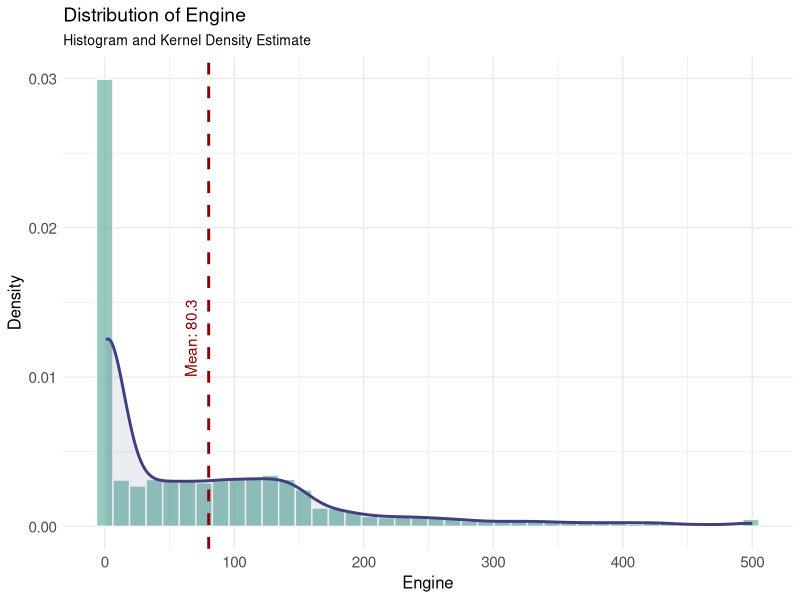
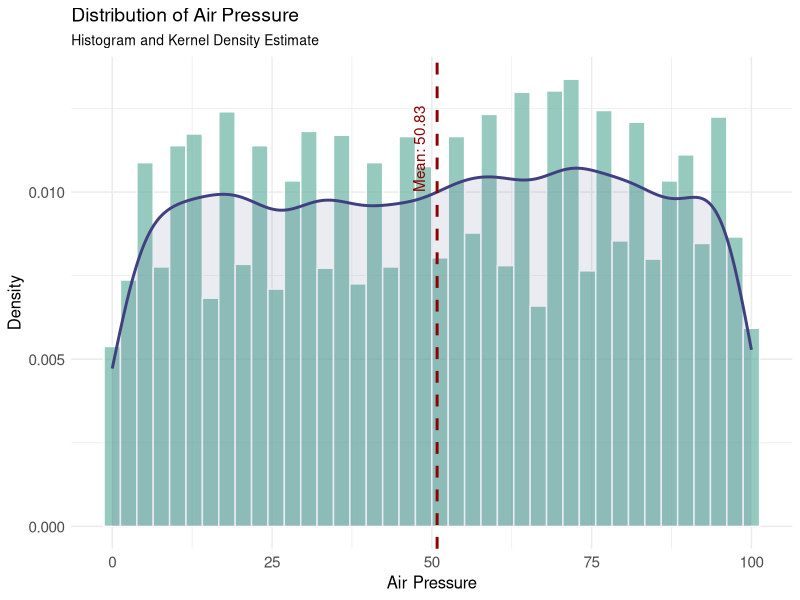
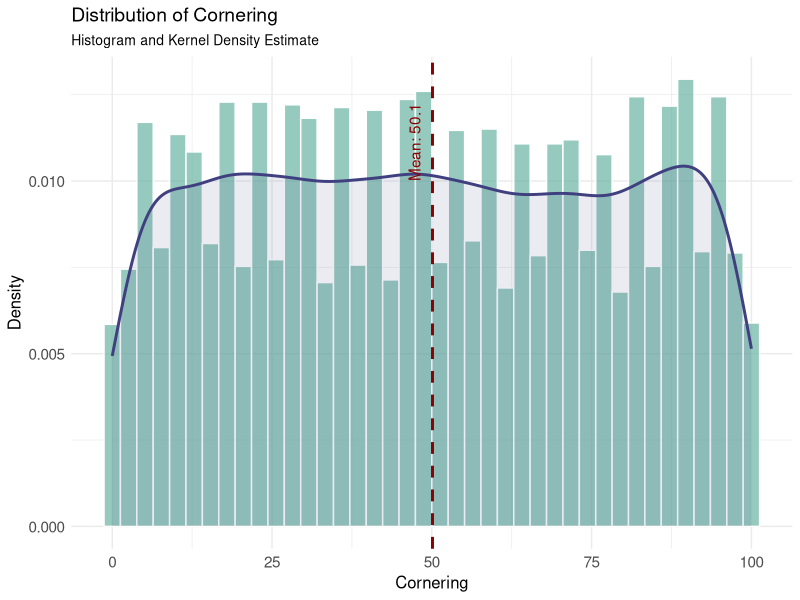
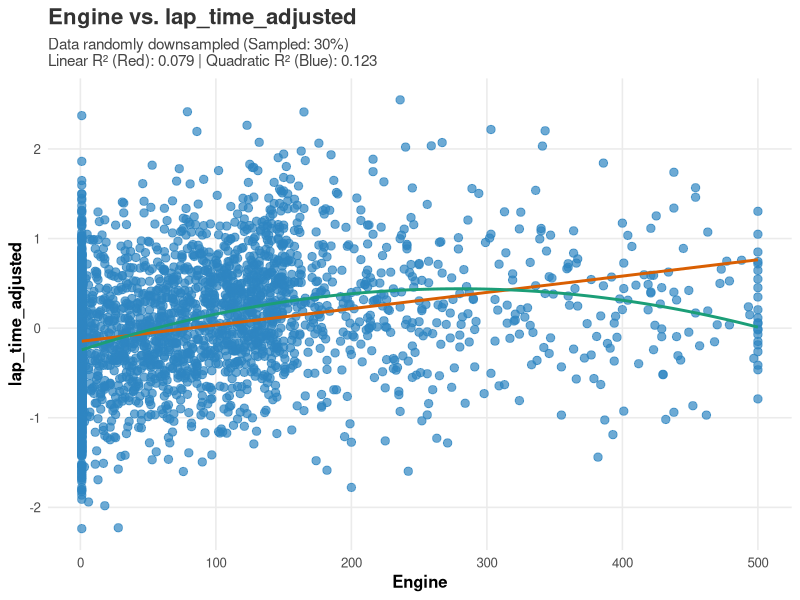
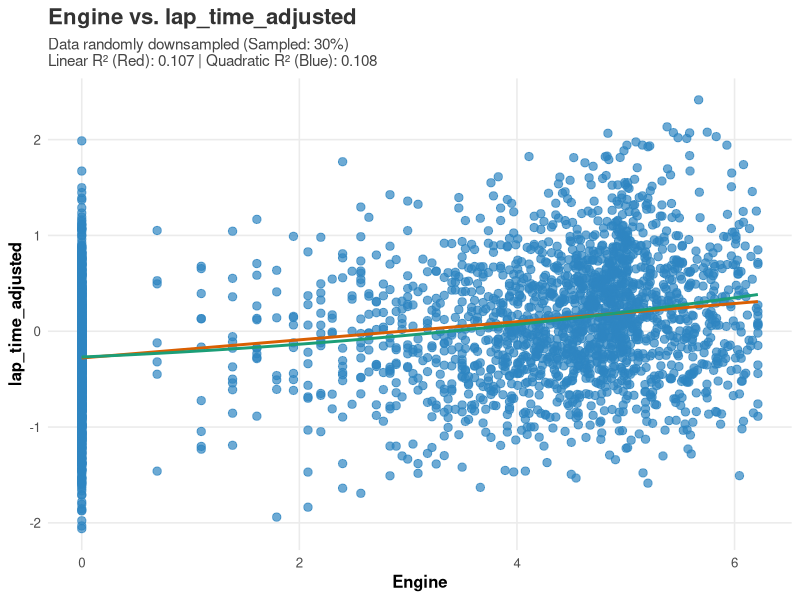
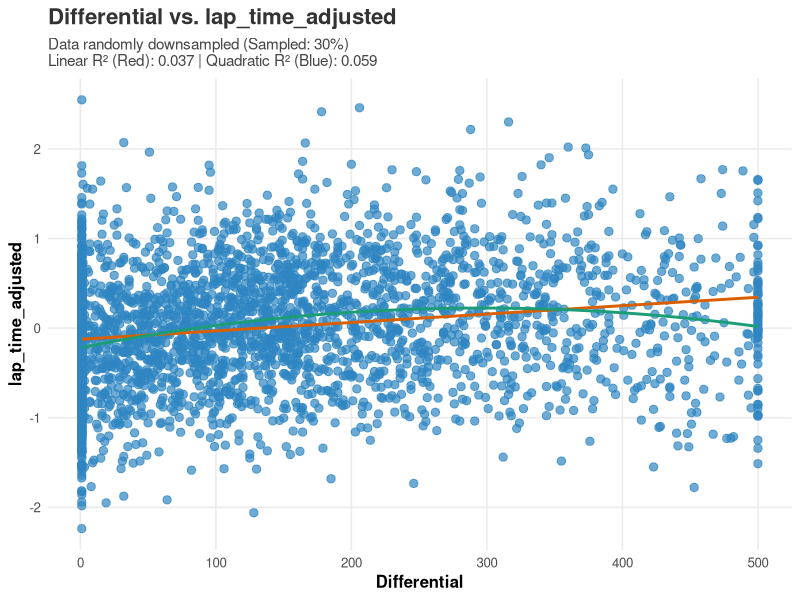
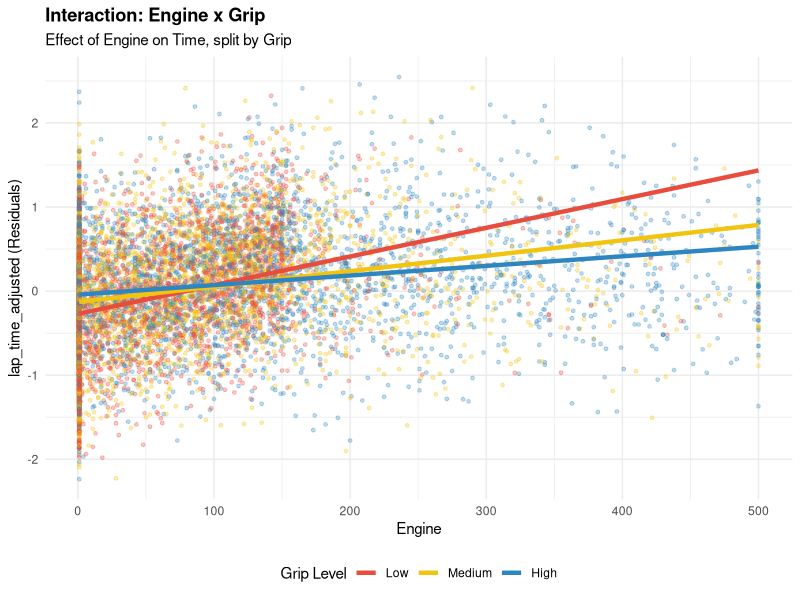
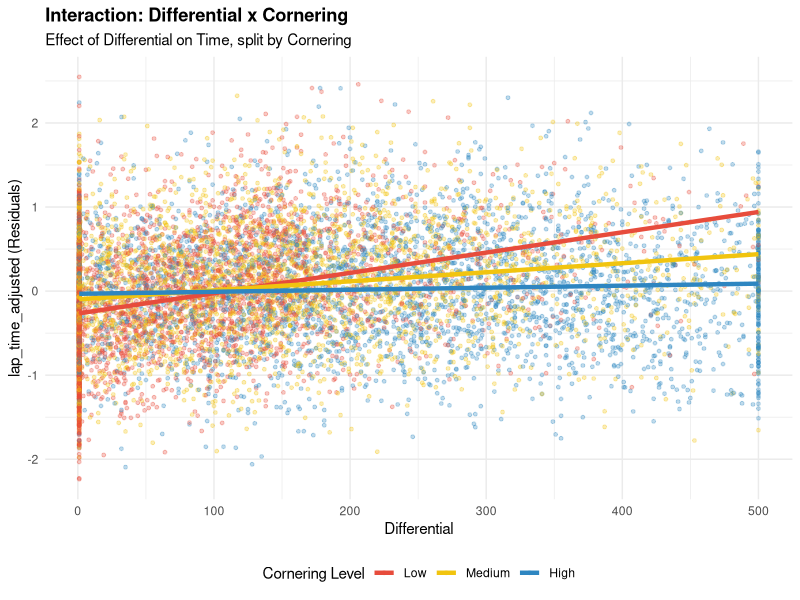

Recreate these plots in R, in order. (Note: this script raises an error after producing the figures.)
## ---- chunk 1
library(dplyr)
library(readr)
library(tidyr)
library(ggplot2)

#load the data
simulator_data <- read_csv("../data/simulator_data.csv")

target = c("Lap Time")
car_features <- c(
  "Rear Wing", 
  "Engine", 
  "Front Wing", 
  "Brake Balance", 
  "Differential", 
  "Suspension"
)
condition_features <- c(
  "Lap Distance", 
  "Cornering", 
  "Inclines", 
  "Camber",       
  "Grip",         
  "Wind (Avg. Speed)", 
  "Temperature", 
  "Humidity", 
  "Air Density", 
  "Air Pressure", 
  "Wind (Gusts)", 
  "Altitude", 
  "Roughness",    
  "Width"
)

#check for NA
simulator_data %>%
  summarise(across(everything(), ~ sum(is.na(.)))) %>%
  pivot_longer(everything(), names_to = "Spalte", values_to = "Anzahl_NAs") %>%
  filter(Anzahl_NAs > 0)

#View summary statistics
#summary(simulator_data)

#check for hidden categorical variables
possible_categoricals <- simulator_data %>%
  summarise(across(everything(), n_distinct)) %>%
  pivot_longer(everything(), names_to = "Variable", values_to = "Unique_Values") %>%
  filter(Unique_Values < 100) %>% # Zeige nur Spalten mit wenigen Ausprägungen
  arrange(Unique_Values)

#print(possible_categoricals)
## ---- chunk 2
# theme for plots
theme_fontsize <- theme(
  plot.title = element_text(size = 14),
  plot.subtitle = element_text(size = 10),
  axis.title = element_text(size = 12),
  axis.text = element_text(size = 11),
  legend.text = element_text(size = 11),
)


create_histogram <- function(data, column) {
  
  column_mean <- mean(data[[column]], na.rm = TRUE)
  
  ggplot(data, aes(x = .data[[column]])) + 
    
    geom_histogram(aes(y = after_stat(density)), 
                   bins = 40, 
                   fill = "#69b3a2",   
                   color = "white",    
                   alpha = 0.7) +      
    
    geom_density(color = "#404080", linewidth = 1, fill="#404080", alpha=0.1) +
    
    geom_vline(xintercept = column_mean, 
               color = "darkred", linetype = "dashed", linewidth = 1) +
    
    annotate("text", x = column_mean, y = 0.01, 
             label = paste("Mean:", round(column_mean, 2)), 
             color = "darkred", angle = 90, vjust = -1, hjust = 0) +
    
    labs(title = paste("Distribution of", column),
         subtitle = "Histogram and Kernel Density Estimate",
         x = column,
         y = "Density") +
    
    theme_minimal() + 
    theme_fontsize
}


plot_2d_scatter <- function(data, x_var, y_var, color_var = NULL, trendline = FALSE, sample_rate = 1.0) {
  
  # 1. Downsampling
  if (sample_rate < 1.0 && sample_rate > 0) {
    n_keep <- floor(nrow(data) * sample_rate)
    data <- data[sample(nrow(data), n_keep), ]
    sample_note <- paste0(" (Sampled: ", sample_rate * 100, "%)")
  } else {
    sample_note <- ""
  }
  
  # 2. Basis-Plot
  p <- ggplot(data, aes(x = .data[[x_var]], y = .data[[y_var]]))
  
  # 3. Punkte
  if (!is.null(color_var)) {
    p <- p + geom_point(aes(color = .data[[color_var]]), alpha = 0.8, size = 2.5) +
      labs(color = color_var)
    
    if (is.numeric(data[[color_var]])) {
      p <- p + scale_color_viridis_c(option = "magma", end = 0.9)
    } else {
      p <- p + scale_color_brewer(palette = "Dark2")
    }
  } else {
    p <- p + geom_point(color = "#2E86C1", alpha = 0.7, size = 2.5)
  }
  
  # 4. Trendlinien & R2 (HIER WAR DER FEHLER)
  r2_info <- ""
  
  if (trendline) {
    # WICHTIG: Backticks (`) einfügen, damit Leerzeichen kein Problem sind
    # paste0 statt paste, um Lücken zu vermeiden
    f_lin  <- as.formula(paste0("`", y_var, "` ~ `", x_var, "`"))
    f_quad <- as.formula(paste0("`", y_var, "` ~ poly(`", x_var, "`, 2)"))
    
    # Fits berechnen
    m_lin  <- lm(f_lin, data = data)
    m_quad <- lm(f_quad, data = data)
    
    # R2 extrahieren
    r2_lin  <- round(summary(m_lin)$r.squared, 3)
    r2_quad <- round(summary(m_quad)$r.squared, 3)
    
    r2_info <- paste0("\nLinear R² (Red): ", r2_lin, " | Quadratic R² (Blue): ", r2_quad)
    
    # Linien zum Plot hinzufügen
    p <- p + 
      geom_smooth(method = "lm", formula = y ~ x, 
                  color = "#D95F02", size = 1, se = FALSE) +
      geom_smooth(method = "lm", formula = y ~ poly(x, 2), 
                  color = "#1B9E77", size = 1, se = FALSE)
  }
  
  # 5. Styling
  if (!is.null(color_var)) {
    sub_text <- paste0("Colored by: ", color_var, sample_note, r2_info)
  } else if (sample_note != "" || r2_info != "") {
    sub_text <- paste0("Data randomly downsampled", sample_note, r2_info)
  } else {
    sub_text <- NULL
  }
  
  p <- p + 
    labs(
      title = paste(x_var, "vs.", y_var),
      subtitle = sub_text,
      x = x_var,
      y = y_var
    ) +
    theme_minimal(base_size = 12) +
    theme(
      plot.title = element_text(face = "bold", size = 16, color = "#333333"),
      plot.subtitle = element_text(size = 11, color = "#444444"),
      axis.title = element_text(face = "bold"),
      legend.position = "right",
      panel.grid.minor = element_blank()
    )
  
  return(p)
}

plot_interaction <- function(data, x_var, interact_var, target = "lap_time_adjusted") {
  
  # 1. Daten vorbereiten
  # Wir schneiden die Interaktions-Variable in 3 Teile (Quantile)
  plot_data <- data %>%
    select(.data[[x_var]], .data[[interact_var]], .data[[target]]) %>%
    mutate(
      Group = cut_number(.data[[interact_var]], n = 3, 
                         labels = c("Low", "Medium", "High"))
    )
  
  # 2. Plotten
  ggplot(plot_data, aes(x = .data[[x_var]], y = .data[[target]], color = Group)) +
    
    # Punkte (leicht transparent, damit man die Masse sieht)
    geom_point(alpha = 0.3, size = 1) +
    
    # Trendlinien (Linear) - Das ist der Beweis!
    # se = FALSE macht den Plot sauberer
    geom_smooth(method = "lm", se = FALSE, size = 1.5) +
    
    # Styling
    scale_color_manual(values = c("Low" = "#E74C3C",    # Rot
                                  "Medium" = "#F1C40F", # Gelb
                                  "High" = "#2E86C1")) + # Blau
    
    labs(title = paste("Interaction:", x_var, "x", interact_var),
         subtitle = paste("Effect of", x_var, "on Time, split by", interact_var),
         x = x_var,
         y = paste(target, "(Residuals)"),
         color = paste(interact_var, "Level")) +
    
    theme_minimal() +
    theme(plot.title = element_text(face="bold"),
          legend.position = "bottom")
}
## ---- chunk 3
#Check Extrem Vale Share of Car Features
simulator_data %>%
  select(all_of(car_features)) %>%
  pivot_longer(everything(), names_to = "Feature", values_to = "Value") %>%
  group_by(Feature) %>%
  summarise(
    Min = min(Value, na.rm = TRUE),
    Max = max(Value, na.rm = TRUE),
    Min_Share = mean(Value == min(Value, na.rm = TRUE)),
    Max_Share = mean(Value == max(Value, na.rm = TRUE))
  ) %>%
  arrange(desc(Min_Share + Max_Share)) %>%
  mutate(
    Min_Pct = paste0(round(Min_Share * 100, 1), "%"),
    Max_Pct = paste0(round(Max_Share * 100, 1), "%")
  ) %>%
  select(Feature, Min, Max, Min_Pct, Max_Pct)
## ---- chunk 4
create_histogram(simulator_data, "Engine")
## ---- chunk 5
create_histogram(simulator_data, "Air Pressure")
create_histogram(simulator_data, "Cornering")
## ---- chunk 6
#test track features for unifomity
check_uniform <- function(x) {
  c(
    KS_p = ks.test(x, "punif", min(x), max(x))$p.value,
    X2_p = chisq.test(table(cut(x, breaks = 20)))$p.value
  )
}

sapply(simulator_data[condition_features], check_uniform)
## ---- chunk 7
#check for correlations between features
cor_matrix <- cor(select_if(simulator_data, is.numeric))

cor_matrix[upper.tri(cor_matrix, diag = TRUE)] <- NA

sorted_correlations <- as.data.frame(as.table(cor_matrix)) %>%
  na.omit() %>% 
  rename(Var1 = Var1, Var2 = Var2, Correlation = Freq) %>%
  arrange(desc(abs(Correlation))) 

print(head(sorted_correlations, 20))
## ---- chunk 8
cor(simulator_data[car_features], simulator_data[target])
## ---- chunk 9
cor(simulator_data[condition_features], simulator_data[target])
## ---- chunk 10
#distance adjust lap time
model_distance <- lm(`Lap Time` ~ `Lap Distance`, data = simulator_data)
simulator_data$lap_time_adjusted <- residuals(model_distance)
summary(model_distance)
## ---- chunk 11
cor(simulator_data[setdiff(condition_features, "Lap Distance")], simulator_data['lap_time_adjusted'])
## ---- chunk 12
cor(simulator_data[car_features], simulator_data['lap_time_adjusted'])
## ---- chunk 13
cor(simulator_data[setdiff(condition_features, "Lap Distance")], simulator_data['lap_time_adjusted'], method='spearman')
## ---- chunk 14
cor(simulator_data[car_features], simulator_data['lap_time_adjusted'], method='spearman')
## ---- chunk 15
plot_2d_scatter(simulator_data, "Engine", "lap_time_adjusted", sample_rate = 0.3, trendline=TRUE)
## ---- chunk 16
logged_Engine = simulator_data %>% mutate(
  Engine =log(Engine)
)
plot_2d_scatter(logged_Engine, "Engine", "lap_time_adjusted", sample_rate = 0.3, trendline=TRUE)
## ---- chunk 17
plot_2d_scatter(simulator_data, "Differential", "lap_time_adjusted", sample_rate = 0.3, trendline=TRUE)
## ---- chunk 18
plot_interaction(simulator_data, "Engine", "Grip")
## ---- chunk 19
plot_interaction(simulator_data, "Differential", "Cornering")
## ---- chunk 20
explode_matrix <- function(data, features, verbose = TRUE) { # NEUES ARGUMENT
  
  if(verbose) cat("--- START: Matrix Construction ---\n")
  
  # 1. Base Matrix
  X_base <- data %>%
    select(all_of(features)) %>%
    mutate(across(where(is.character), as.factor)) %>%
    as.matrix() %>% 
    Matrix(sparse = TRUE)
  
  # 2. Polynomials
  if(verbose) cat("[1/3] Polynomials...\n")
  # ... (Dein Polynom Code wie vorher) ...
  # Hier verkürzt dargestellt, nutze deinen vollen Code!
  cont_feats <- features # Vereinfacht
  X_cont <- X_base[, cont_feats, drop = FALSE]
  X_p2 <- X_cont^2; colnames(X_p2) <- paste0(colnames(X_cont), "_p2")
  X_p3 <- X_cont^3; colnames(X_p3) <- paste0(colnames(X_cont), "_p3")
  X_pool <- cbind(X_base, X_p2, X_p3)
  rm(X_base, X_cont, X_p2, X_p3); gc()
  
  # 3. Interactions
  if(verbose) cat("[2/3] Interactions...\n")
  
  interaction_parts <- list()
  n_cols <- ncol(X_pool)
  col_names <- colnames(X_pool)
  
  # Grade bestimmen (Hilfslogik)
  is_p2 <- grepl("_p2$", col_names); is_p3 <- grepl("_p3$", col_names)
  degrees <- ifelse(is_p3, 3, ifelse(is_p2, 2, 1))
  
  for(i in 1:(n_cols-1)) {
    vec_i <- X_pool[, i]
    target_idx <- (i + 1):n_cols
    
    # Filter Maske (Degree <= 3)
    mask_degree <- (degrees[i] + degrees[target_idx]) <= 3
    valid_targets <- target_idx[mask_degree]
    
    if(length(valid_targets) == 0) next
    
    X_target <- X_pool[, valid_targets, drop=FALSE]
    X_inter  <- X_target * vec_i
    colnames(X_inter) <- paste0(col_names[i], ":", colnames(X_target))
    interaction_parts[[i]] <- X_inter
  }
  
  # 4. Assembly
  if(verbose) cat("[3/3] Assembly...\n")
  
  if(length(interaction_parts) > 0) {
    X_final <- cbind(X_pool, do.call(cbind, interaction_parts))
  } else {
    X_final <- X_pool
  }
  
  if(verbose) cat("--- DONE ---\n")
  return(X_final)
}

all_features <- c(car_features, condition_features)
## ---- chunk 21
#prepate training data
y <- simulator_data$lap_time_adjusted
X <- explode_matrix(simulator_data, all_features)
## ---- chunk 22
# --- Setup ---
run_loop = FALSE
num_runs <- 50
n_rows <- nrow(X) # X is the output from explode_matrix
y <- simulator_data$lap_time_adjusted # Target is residualized lap time
set.seed(123)

# Pre-calculate random split indices for reproducibility
train_idx_list <- replicate(num_runs, sample(n_rows, floor(0.8 * n_rows)), simplify = FALSE)
stability_log <- list()

cat("Starting Stability Selection Loop...\n")



if (run_loop){
  # --- Stability Loop ---
  for(i in 1:num_runs){
    
    # Get current split data
    idx <- train_idx_list[[i]]
    X_train <- X[idx, ]; y_train <- y[idx]
    
    # Train Lasso (AICc optimized)
    cat("Training Model", i)
    model_gamlr <- gamlr(X_train, y_train, nlambda = 1000, lmr = 1e-4, verb = FALSE)
    
    # Select best model using BIC (stricter than AICc)
    bic_values <- model_gamlr$deviance + log(model_gamlr$nobs) * model_gamlr$df
    best_idx <- which.min(bic_values)
    
    # Extract non-zero coefficients (excluding intercept)
    coefs <- coef(model_gamlr, select = best_idx)
    active_feats <- rownames(coefs)[as.vector(coefs) != 0]
    stability_log[[i]] <- setdiff(active_feats, "intercept")
    
    cat(".")
  }
  cat("\nDone!\n")
  
  stability_results <- unlist(stability_log) %>%
    table() %>%
    as.data.frame() %>%
    rename(Feature = ".", Count = Freq) %>%
    mutate(Probability = Count / num_runs) %>%
    arrange(desc(Probability))
  
  
  write.csv(stability_results, 'Problem Set 3/stability_results.csv')
} else {
  cat("Load stability_resulty.csc")
  stability_results = read.csv('Problem Set 3/stability_results.csv')
  
}
## ---- chunk 23
stability_results = read.csv('stability_results.csv')
stable_drivers <- stability_results %>% filter(Probability >= 0.7)

print(head(stable_drivers, 10))
## ---- chunk 24
plot_lasso <- function(summary_frame, best_df_aic, best_df_bic) {
  plot_data <- summary_frame %>%
  select(df, aicc, bic, r2) %>%
  pivot_longer(cols = c("aicc", "bic", "r2"), 
               names_to = "Metric", 
               values_to = "Value") %>%
  mutate(Metric = factor(Metric, levels = c("aicc", "bic", "r2")))
  
  # Abhängigkeit sicherstellen
  if (!require("ggplot2")) install.packages("ggplot2")
  library(ggplot2)
  
  # Plot erstellen
  p <- ggplot(plot_data, aes(x = df, y = Value)) +
    # Hauptlinien
    geom_line(size = 0.8, color = "grey30") +
    geom_point(aes(color = Metric), size = 1.2) +
    
    # Vertikale Linien für die Gewinner (AICc rot, BIC blau)
    geom_vline(xintercept = best_df_aic, color = "red", linetype = "dashed") +
    geom_vline(xintercept = best_df_bic, color = "blue", linetype = "dashed") +
    
    # Text-Label für die Minima
    annotate("text", x = best_df_bic, y = Inf, label = "BIC Best", 
             vjust = 2, hjust = 1.1, color = "blue", size = 3) +
    
    # Faceting
    facet_wrap(~Metric, scales = "free_y", ncol = 1, 
               labeller = as_labeller(c(aicc = "AICc (Information)", 
                                        bic = "BIC (Stricter)", 
                                        r2 = "R-Squared"))) +
    
    # Styling
    scale_color_manual(values = c("red", "blue", "green4")) +
    labs(title = "Model Complexity vs. Performance",
         subtitle = paste0("Optimal Variables: AICc = ", best_df_aic, " | BIC = ", best_df_bic),
         x = "Degrees of Freedom (Anzahl Variablen)",
         y = "Wert") +
    theme_minimal() +
    theme(legend.position = "none", 
          strip.text = element_text(face = "bold", size = 10))
  
  return(p)
}

if(run_loop){
  #plot last training run
  summary_frame = summary(model_gamlr)
  summary_frame$bic = bic_values
  
  #plot the training
  plot_data <- summary_frame %>%
    select(df, aicc, bic, r2) %>%
    pivot_longer(cols = c("aicc", "bic", "r2"), 
                 names_to = "Metric", 
                 values_to = "Value") %>%
    mutate(Metric = factor(Metric, levels = c("aicc", "bic", "r2")))
  
  best_df_aic <- summary_frame$df[which.min(summary_frame$aicc)]
  best_df_bic <- summary_frame$df[which.min(summary_frame$bic)]
  write.csv(summary_frame, 'Problem Set 3/summary_frame.csv')
}
## ---- chunk 25
summary_frame = read.csv("summary_frame.csv")
best_df_aic <- summary_frame$df[which.min(summary_frame$aicc)]
best_df_bic <- summary_frame$df[which.min(summary_frame$bic)]
plot_lasso(summary_frame, best_df_aic, best_df_bic)
## ---- chunk 26
backward_selection_p <- function(model, sig_level = 0.1) {
  
  current_model <- model
  
  while(TRUE) {
    # 1. Tabelle der p-Werte holen
    coef_table <- summary(current_model)$coefficients
    p_values <- coef_table[, 4]
    
    # Intercept ignorieren (nie löschen!)
    if("(Intercept)" %in% names(p_values)) {
      p_values <- p_values[names(p_values) != "(Intercept)"]
    }
    
    # 2. Das schlechteste Feature finden
    max_p <- max(p_values)
    worst_feature <- names(p_values)[which.max(p_values)]
    
    # 3. Abbruchbedingung: Wenn alle signifikant sind -> Fertig
    if(max_p < sig_level) {
      break
    }
    
    # 4. Rauswurf & Update
    # Wir nutzen update(), um das Modell ohne dieses Feature neu zu rechnen
    # " . ~ . - Feature" heißt: Gleiche Formel, aber minus das Feature
    cat("Entferne:", worst_feature, "(p =", round(max_p, 4), ")\n")
    current_model <- update(current_model, as.formula(paste(". ~ . -", "`", worst_feature, "`", sep="")))
  }
  
  return(current_model)
}

get_metrics <- function(actual, predicted, set_name = "Set") {
  residuals <- actual - predicted
  
  mse <- mean(residuals^2)
  mae <- mean(abs(residuals))
  
  # R2 manuell berechnen (für Testdaten ist das sicherer als summary())
  tss <- sum((actual - mean(actual))^2) # Total Sum of Squares
  rss <- sum(residuals^2)               # Residual Sum of Squares
  r2  <- 1 - (rss / tss)
  
  return(data.frame(
    Set = set_name,
    R2  = round(r2, 5),
    MSE = round(mse, 5),
    MAE = round(mae, 5),
    RMSE = round(sqrt(mse), 5)
  ))
}
## ---- chunk 27
# Prepare final dataset using only stable features (full data)
final_features <- as.character(stable_drivers$Feature)
X_final_stable <- X[, final_features, drop = FALSE]

final_df <- data.frame(
  lap_time_adjusted = y, 
  as.matrix(X_final_stable)
)

# Fit OLS and refine with backward selection
final_ols <- lm(lap_time_adjusted ~ ., data = final_df)
final_clean <- backward_selection_p(final_ols, sig_level = 0.05)

summary(final_clean)
## ---- chunk 28
importance <- data.frame(
  Feature = names(coef(final_clean)),
  Coefficient = coef(final_clean),
  Importance = abs(coef(final_clean))
) %>%
  filter(Feature != "(Intercept)") %>% 
  arrange(desc(Importance)) %>%
  mutate(
    Share = Importance / sum(Importance),
    Cumulative = cumsum(Importance) / sum(Importance)
  ) %>% 
  select(-Feature)
    

cat("---", nrow(importance),"Overall Drivers (Standardized Impact) ---\n")
print(head(importance, 10))
## ---- chunk 29
france_conditions <- data.frame(
  "Lap Distance"      = 3.3, 
  "Cornering"         = 98,
  "Inclines"          = 73,
  "Camber"            = 13,
  "Grip"              = 18,   
  "Wind (Avg. Speed)" = 48,
  "Temperature"       = 39,   
  "Humidity"          = 74,
  "Air Density"       = 14,   
  "Air Pressure"      = 41,
  "Wind (Gusts)"      = 77,
  "Altitude"          = 15,
  "Roughness"         = 74,   
  "Width"             = 8,    
  check.names = FALSE
)



predict_lap_time_wrapper <- function(x) {
  
  current_car <- data.frame(
    "Rear Wing"     = x[1],
    "Engine"        = x[2],
    "Front Wing"    = x[3],
    "Brake Balance" = x[4],
    "Differential"  = x[5],
    "Suspension"    = x[6],
    check.names = FALSE
  )
  
  full_data <- bind_cols(current_car, france_conditions)
  
  X_matrix <- explode_matrix(full_data, all_features, verbose=FALSE)
  
  X_df <- as.data.frame(as.matrix(X_matrix))
  colnames(X_df) <- make.names(colnames(X_df))
  
  prediction <- predict(model_clean, newdata = X_df)
  
  return(as.numeric(prediction))
}

## ---- chunk 30
start_params <- c(250, 250, 250, 250, 250, 250)

cat("Starting L-BFGS-B Optimization...\n")

optimize = FALSE #we set this to FALSE for knitting the document. Otherwise the optiization would take too long

if (optimize){
  opt_result <- optim(
    par = start_params, 
    fn = predict_lap_time_wrapper, 
    method = "L-BFGS-B",       # Handles box constraints (1-500) natively
    lower = rep(1, 6),         # Minimum allowed value
    upper = rep(500, 6),       # Maximum allowed value
    control = list(
      fnscale = 1, 
      maxit = 500, 
      trace = 6,        
      REPORT = 1        
    ) 
  )
  
  best_setup <- round(opt_result$par) # Round ONLY at the very end for the report
  names(best_setup) <- c("Rear Wing", "Engine", "Front Wing", "Brake Balance", "Differential", "Suspension")
  
  cat("\n=== OPTIMAL SETUP (France) ===\n")
  print(best_setup)
  cat("\nPredicted Adjusted Time:", round(opt_result$value, 4), "\n")
}else{
  
  best_setup = c(1,500,1,500,500,104)
  best_value = predict_lap_time_wrapper(best_setup)
  names(best_setup) <- c("Rear Wing", "Engine", "Front Wing", "Brake Balance", "Differential", "Suspension")
  
  cat("\n=== OPTIMAL SETUP (France) ===\n")
  print(best_setup)
  cat("\nPredicted Adjusted Time:", round(best_value, 4), "\n")
  
}


